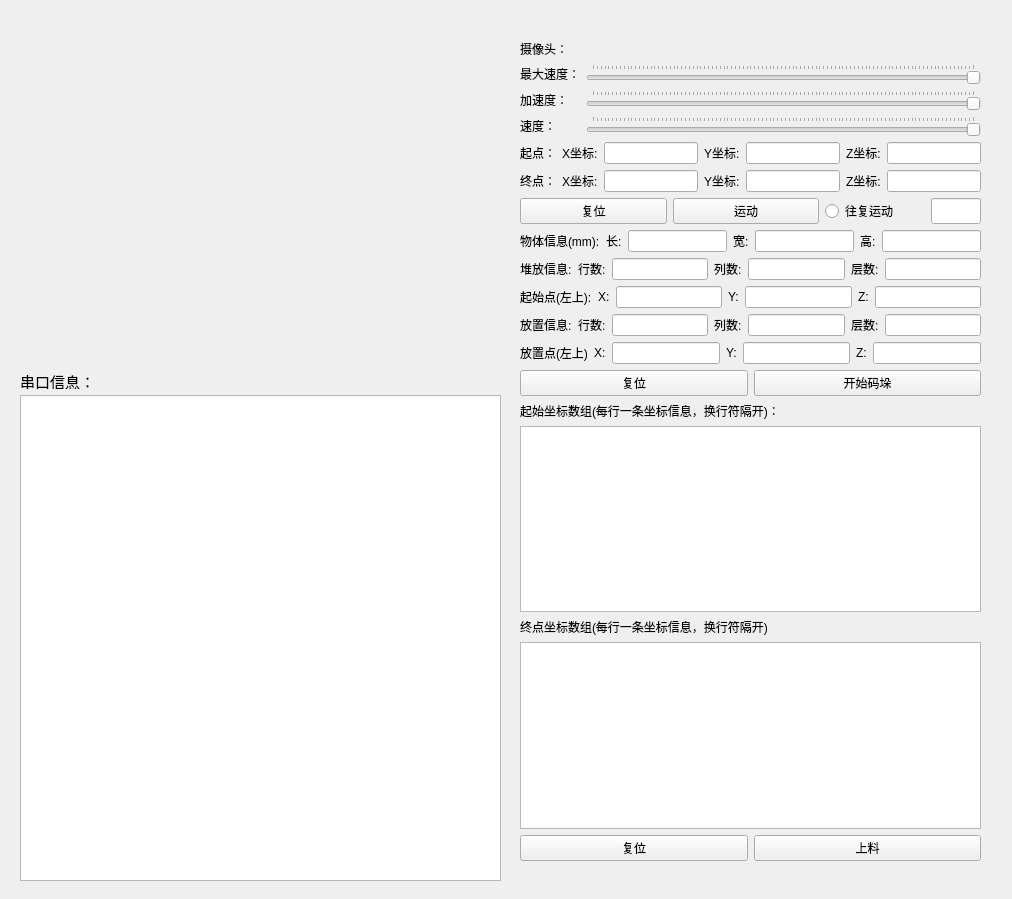
<?xml version="1.0" encoding="UTF-8"?>
<ui version="4.0">
 <class>ControlUi</class>
 <widget class="QWidget" name="ControlUi">
  <property name="enabled">
   <bool>true</bool>
  </property>
  <property name="geometry">
   <rect>
    <x>0</x>
    <y>0</y>
    <width>1012</width>
    <height>899</height>
   </rect>
  </property>
  <property name="sizePolicy">
   <sizepolicy hsizetype="Minimum" vsizetype="Preferred">
    <horstretch>0</horstretch>
    <verstretch>0</verstretch>
   </sizepolicy>
  </property>
  <property name="focusPolicy">
   <enum>Qt::FocusPolicy::TabFocus</enum>
  </property>
  <property name="contextMenuPolicy">
   <enum>Qt::ContextMenuPolicy::NoContextMenu</enum>
  </property>
  <property name="windowTitle">
   <string>Form</string>
  </property>
  <widget class="QWidget" name="layoutWidget">
   <property name="geometry">
    <rect>
     <x>520</x>
     <y>40</y>
     <width>461</width>
     <height>821</height>
    </rect>
   </property>
   <layout class="QVBoxLayout" name="verticalLayout_right">
    <item>
     <layout class="QHBoxLayout" name="horizontalLayout_videoInfo">
      <item>
       <widget class="BodyLabel" name="video_switch_label">
        <property name="text">
         <string>摄像头：</string>
        </property>
       </widget>
      </item>
      <item>
       <widget class="SwitchButton" name="video_switch">
        <property name="onText" stdset="0">
         <string/>
        </property>
        <property name="offText" stdset="0">
         <string/>
        </property>
       </widget>
      </item>
     </layout>
    </item>
    <item>
     <layout class="QHBoxLayout" name="horizontalLayout_initInfo">
      <item>
       <layout class="QVBoxLayout" name="verticalLayout_labels">
        <item>
         <widget class="BodyLabel" name="maxspeed_label">
          <property name="text">
           <string>最大速度：</string>
          </property>
         </widget>
        </item>
        <item>
         <widget class="BodyLabel" name="accel_label">
          <property name="text">
           <string>加速度：</string>
          </property>
         </widget>
        </item>
        <item>
         <widget class="BodyLabel" name="speed_label">
          <property name="text">
           <string>速度：</string>
          </property>
         </widget>
        </item>
       </layout>
      </item>
      <item>
       <layout class="QVBoxLayout" name="verticalLayout_sliders">
        <item>
         <widget class="Slider" name="maxspeed_slider">
          <property name="enabled">
           <bool>true</bool>
          </property>
          <property name="sizePolicy">
           <sizepolicy hsizetype="Expanding" vsizetype="Expanding">
            <horstretch>0</horstretch>
            <verstretch>0</verstretch>
           </sizepolicy>
          </property>
          <property name="minimumSize">
           <size>
            <width>0</width>
            <height>0</height>
           </size>
          </property>
          <property name="mouseTracking">
           <bool>false</bool>
          </property>
          <property name="tabletTracking">
           <bool>false</bool>
          </property>
          <property name="toolTip">
           <string/>
          </property>
          <property name="statusTip">
           <string/>
          </property>
          <property name="autoFillBackground">
           <bool>false</bool>
          </property>
          <property name="sliderPosition">
           <number>0</number>
          </property>
          <property name="tracking">
           <bool>true</bool>
          </property>
          <property name="orientation">
           <enum>Qt::Orientation::Horizontal</enum>
          </property>
          <property name="invertedAppearance">
           <bool>true</bool>
          </property>
          <property name="invertedControls">
           <bool>true</bool>
          </property>
          <property name="tickPosition">
           <enum>QSlider::TickPosition::TicksAbove</enum>
          </property>
         </widget>
        </item>
        <item>
         <widget class="Slider" name="accel_slider">
          <property name="enabled">
           <bool>true</bool>
          </property>
          <property name="sizePolicy">
           <sizepolicy hsizetype="Expanding" vsizetype="Expanding">
            <horstretch>0</horstretch>
            <verstretch>0</verstretch>
           </sizepolicy>
          </property>
          <property name="minimumSize">
           <size>
            <width>0</width>
            <height>0</height>
           </size>
          </property>
          <property name="autoFillBackground">
           <bool>false</bool>
          </property>
          <property name="sliderPosition">
           <number>0</number>
          </property>
          <property name="tracking">
           <bool>true</bool>
          </property>
          <property name="orientation">
           <enum>Qt::Orientation::Horizontal</enum>
          </property>
          <property name="invertedAppearance">
           <bool>true</bool>
          </property>
          <property name="invertedControls">
           <bool>true</bool>
          </property>
          <property name="tickPosition">
           <enum>QSlider::TickPosition::TicksAbove</enum>
          </property>
         </widget>
        </item>
        <item>
         <widget class="Slider" name="speed_slider">
          <property name="enabled">
           <bool>true</bool>
          </property>
          <property name="sizePolicy">
           <sizepolicy hsizetype="Expanding" vsizetype="Expanding">
            <horstretch>0</horstretch>
            <verstretch>0</verstretch>
           </sizepolicy>
          </property>
          <property name="minimumSize">
           <size>
            <width>0</width>
            <height>0</height>
           </size>
          </property>
          <property name="autoFillBackground">
           <bool>false</bool>
          </property>
          <property name="sliderPosition">
           <number>0</number>
          </property>
          <property name="tracking">
           <bool>true</bool>
          </property>
          <property name="orientation">
           <enum>Qt::Orientation::Horizontal</enum>
          </property>
          <property name="invertedAppearance">
           <bool>true</bool>
          </property>
          <property name="invertedControls">
           <bool>true</bool>
          </property>
          <property name="tickPosition">
           <enum>QSlider::TickPosition::TicksAbove</enum>
          </property>
         </widget>
        </item>
       </layout>
      </item>
     </layout>
    </item>
    <item>
     <layout class="QVBoxLayout" name="verticalLayout_move">
      <item>
       <layout class="QHBoxLayout" name="horizontalLayout_move_start">
        <item>
         <widget class="StrongBodyLabel" name="stratpoint_label">
          <property name="text">
           <string>起点：</string>
          </property>
         </widget>
        </item>
        <item>
         <widget class="BodyLabel" name="startpoint_x_label">
          <property name="text">
           <string>X坐标:</string>
          </property>
         </widget>
        </item>
        <item>
         <widget class="LineEdit" name="startpoint_x_LineEdit"/>
        </item>
        <item>
         <widget class="BodyLabel" name="startpoint_y_label">
          <property name="text">
           <string>Y坐标:</string>
          </property>
         </widget>
        </item>
        <item>
         <widget class="LineEdit" name="startpoint_y_LineEdit"/>
        </item>
        <item>
         <widget class="BodyLabel" name="startpoint_z_label">
          <property name="text">
           <string>Z坐标:</string>
          </property>
         </widget>
        </item>
        <item>
         <widget class="LineEdit" name="startpoint_z_LineEdit"/>
        </item>
       </layout>
      </item>
      <item>
       <layout class="QHBoxLayout" name="horizontalLayout_move_end">
        <item>
         <widget class="StrongBodyLabel" name="endpoint_label">
          <property name="text">
           <string>终点：</string>
          </property>
         </widget>
        </item>
        <item>
         <widget class="BodyLabel" name="endpoint_x_label">
          <property name="text">
           <string>X坐标:</string>
          </property>
         </widget>
        </item>
        <item>
         <widget class="LineEdit" name="endpoint_x_lineEdit"/>
        </item>
        <item>
         <widget class="BodyLabel" name="endpoint_y_label">
          <property name="text">
           <string>Y坐标:</string>
          </property>
         </widget>
        </item>
        <item>
         <widget class="LineEdit" name="endpoint_y_lineEdit"/>
        </item>
        <item>
         <widget class="BodyLabel" name="endpoint_z_label">
          <property name="text">
           <string>Z坐标:</string>
          </property>
         </widget>
        </item>
        <item>
         <widget class="LineEdit" name="endpoint_z_lineEdit"/>
        </item>
       </layout>
      </item>
      <item>
       <layout class="QHBoxLayout" name="horizontalLayout_move_buttons">
        <item>
         <widget class="PushButton" name="reset_button">
          <property name="text">
           <string>复位</string>
          </property>
         </widget>
        </item>
        <item>
         <widget class="PushButton" name="move_button">
          <property name="text">
           <string>运动</string>
          </property>
         </widget>
        </item>
        <item>
         <widget class="RadioButton" name="loopRadioButton">
          <property name="maximumSize">
           <size>
            <width>100</width>
            <height>24</height>
           </size>
          </property>
          <property name="text">
           <string>往复运动</string>
          </property>
         </widget>
        </item>
        <item>
         <widget class="LineEdit" name="loopTimes_lineEdit">
          <property name="maximumSize">
           <size>
            <width>50</width>
            <height>33</height>
           </size>
          </property>
         </widget>
        </item>
       </layout>
      </item>
     </layout>
    </item>
    <item>
     <layout class="QVBoxLayout" name="verticalLayout_work">
      <item>
       <layout class="QHBoxLayout" name="horizontalLayout_work_objInfo">
        <item>
         <widget class="StrongBodyLabel" name="objinfo_label">
          <property name="text">
           <string>物体信息(mm):</string>
          </property>
         </widget>
        </item>
        <item>
         <widget class="BodyLabel" name="objinfo_length_label">
          <property name="text">
           <string>长:</string>
          </property>
         </widget>
        </item>
        <item>
         <widget class="LineEdit" name="objinfo_length_lineEdit"/>
        </item>
        <item>
         <widget class="BodyLabel" name="objinfo_width_label">
          <property name="text">
           <string>宽:</string>
          </property>
         </widget>
        </item>
        <item>
         <widget class="LineEdit" name="objinfo_width_lineEdit"/>
        </item>
        <item>
         <widget class="BodyLabel" name="objinfo_height_label">
          <property name="text">
           <string>高:</string>
          </property>
         </widget>
        </item>
        <item>
         <widget class="LineEdit" name="objinfo_height_lineEdit"/>
        </item>
       </layout>
      </item>
      <item>
       <layout class="QHBoxLayout" name="horizontalLayout_work_stackInfo">
        <item>
         <widget class="StrongBodyLabel" name="stackinfo_label">
          <property name="text">
           <string>堆放信息:</string>
          </property>
         </widget>
        </item>
        <item>
         <widget class="BodyLabel" name="stackinfo_row_label">
          <property name="text">
           <string>行数:</string>
          </property>
         </widget>
        </item>
        <item>
         <widget class="LineEdit" name="stackinfo_row_lineEdit"/>
        </item>
        <item>
         <widget class="BodyLabel" name="stackinfo_col_label">
          <property name="text">
           <string>列数:</string>
          </property>
         </widget>
        </item>
        <item>
         <widget class="LineEdit" name="stackinfo_col_lineEdit"/>
        </item>
        <item>
         <widget class="BodyLabel" name="stackinfo_layer_label">
          <property name="text">
           <string>层数:</string>
          </property>
         </widget>
        </item>
        <item>
         <widget class="LineEdit" name="stackinfo_layer_lineEdit"/>
        </item>
       </layout>
      </item>
      <item>
       <layout class="QHBoxLayout" name="horizontalLayout_work_start">
        <item>
         <widget class="StrongBodyLabel" name="work_startpoint_label">
          <property name="text">
           <string>起始点(左上):</string>
          </property>
         </widget>
        </item>
        <item>
         <widget class="BodyLabel" name="work_startpoint_x_label">
          <property name="text">
           <string>X:</string>
          </property>
         </widget>
        </item>
        <item>
         <widget class="LineEdit" name="work_startpoint_x_lineEdit"/>
        </item>
        <item>
         <widget class="BodyLabel" name="work_startpoint_y_label">
          <property name="text">
           <string>Y:</string>
          </property>
         </widget>
        </item>
        <item>
         <widget class="LineEdit" name="work_startpoint_y_lineEdit"/>
        </item>
        <item>
         <widget class="BodyLabel" name="work_startpoint_z_label">
          <property name="text">
           <string>Z:</string>
          </property>
         </widget>
        </item>
        <item>
         <widget class="LineEdit" name="work_startpoint_z_lineEdit"/>
        </item>
       </layout>
      </item>
      <item>
       <layout class="QHBoxLayout" name="horizontalLayout_work_putInfo">
        <item>
         <widget class="StrongBodyLabel" name="putinfo_label">
          <property name="text">
           <string>放置信息:</string>
          </property>
         </widget>
        </item>
        <item>
         <widget class="BodyLabel" name="putinfo_row_label">
          <property name="text">
           <string>行数:</string>
          </property>
         </widget>
        </item>
        <item>
         <widget class="LineEdit" name="putinfo_row_lineEdit"/>
        </item>
        <item>
         <widget class="BodyLabel" name="putinfo_col_label">
          <property name="text">
           <string>列数:</string>
          </property>
         </widget>
        </item>
        <item>
         <widget class="LineEdit" name="putinfo_col_lineEdit"/>
        </item>
        <item>
         <widget class="BodyLabel" name="putinfo_layer_label">
          <property name="text">
           <string>层数:</string>
          </property>
         </widget>
        </item>
        <item>
         <widget class="LineEdit" name="putinfo_layer_lineEdit"/>
        </item>
       </layout>
      </item>
      <item>
       <layout class="QHBoxLayout" name="horizontalLayout_work_end">
        <item>
         <widget class="StrongBodyLabel" name="work_endtpoint_label">
          <property name="text">
           <string>放置点(左上)</string>
          </property>
         </widget>
        </item>
        <item>
         <widget class="BodyLabel" name="work_endtpoint_x_label">
          <property name="text">
           <string>X:</string>
          </property>
         </widget>
        </item>
        <item>
         <widget class="LineEdit" name="work_endtpoint_x_lineEdit"/>
        </item>
        <item>
         <widget class="BodyLabel" name="work_endtpoint_y_label">
          <property name="text">
           <string>Y:</string>
          </property>
         </widget>
        </item>
        <item>
         <widget class="LineEdit" name="work_endtpoint_y_lineEdit"/>
        </item>
        <item>
         <widget class="BodyLabel" name="work_endtpoint_z_label">
          <property name="text">
           <string>Z:</string>
          </property>
         </widget>
        </item>
        <item>
         <widget class="LineEdit" name="work_endtpoint_z_lineEdit"/>
        </item>
       </layout>
      </item>
      <item>
       <layout class="QHBoxLayout" name="horizontalLayout_work_buttons">
        <item>
         <widget class="PushButton" name="move_reset_button">
          <property name="autoFillBackground">
           <bool>false</bool>
          </property>
          <property name="styleSheet">
           <string notr="true">PushButton, ToolButton, ToggleButton, ToggleToolButton {
    color: black;
    background: rgba(255, 255, 255, 0.7);
    border: 1px solid rgba(0, 0, 0, 0.073);
    border-bottom: 1px solid rgba(0, 0, 0, 0.183);
    border-radius: 5px;
    /* font: 14px 'Segoe UI', 'Microsoft YaHei'; */
    padding: 5px 12px 6px 12px;
    outline: none;
}

ToolButton {
    padding: 5px 9px 6px 8px;
}

PushButton[isPlaceholderText=true] {
    color: rgba(0, 0, 0, 0.6063);
}

PushButton[hasIcon=false] {
    padding: 5px 12px 6px 12px;
}

PushButton[hasIcon=true] {
    padding: 5px 12px 6px 36px;
}

DropDownToolButton, PrimaryDropDownToolButton {
    padding: 5px 31px 6px 8px;
}

DropDownPushButton[hasIcon=false],
PrimaryDropDownPushButton[hasIcon=false] {
    padding: 5px 31px 6px 12px;
}

DropDownPushButton[hasIcon=true],
PrimaryDropDownPushButton[hasIcon=true] {
    padding: 5px 31px 6px 36px;
}

PushButton:hover, ToolButton:hover, ToggleButton:hover, ToggleToolButton:hover {
    background: rgba(249, 249, 249, 0.5);
}

PushButton:pressed, ToolButton:pressed, ToggleButton:pressed, ToggleToolButton:pressed {
    color: rgba(0, 0, 0, 0.63);
    background: rgba(249, 249, 249, 0.3);
    border-bottom: 1px solid rgba(0, 0, 0, 0.073);
}

PushButton:disabled, ToolButton:disabled, ToggleButton:disabled, ToggleToolButton:disabled {
    color: rgba(0, 0, 0, 0.36);
    background: rgba(249, 249, 249, 0.3);
    border: 1px solid rgba(0, 0, 0, 0.06);
    border-bottom: 1px solid rgba(0, 0, 0, 0.06);
}


PrimaryPushButton,
PrimaryToolButton,
ToggleButton:checked,
ToggleToolButton:checked {
    color: white;
    background-color: #009faa;
    border: 1px solid #00a7b3;
    border-bottom: 1px solid #007780;
}

PrimaryPushButton:hover,
PrimaryToolButton:hover,
ToggleButton:checked:hover,
ToggleToolButton:checked:hover {
    background-color: #00a7b3;
    border: 1px solid #2daab3;
    border-bottom: 1px solid #007780;
}

PrimaryPushButton:pressed,
PrimaryToolButton:pressed,
ToggleButton:checked:pressed,
ToggleToolButton:checked:pressed {
    color: rgba(255, 255, 255, 0.63);
    background-color: #3eabb3;
    border: 1px solid #3eabb3;
}

PrimaryPushButton:disabled,
PrimaryToolButton:disabled,
ToggleButton:checked:disabled,
ToggleToolButton:checked:disabled {
    color: rgba(255, 255, 255, 0.9);
    background-color: rgb(205, 205, 205);
    border: 1px solid rgb(205, 205, 205);
}

SplitDropButton,
PrimarySplitDropButton {
    border-left: none;
    border-top-left-radius: 0;
    border-bottom-left-radius: 0;
}

#splitPushButton,
#splitToolButton,
#primarySplitPushButton,
#primarySplitToolButton {
    border-top-right-radius: 0;
    border-bottom-right-radius: 0;
}

#splitPushButton:pressed,
#splitToolButton:pressed,
SplitDropButton:pressed {
    border-bottom: 1px solid rgba(0, 0, 0, 0.183);
}

PrimarySplitDropButton:pressed {
    border-bottom: 1px solid #007780;
}

#primarySplitPushButton, #primarySplitToolButton {
    border-right: 1px solid #3eabb3;
}

#primarySplitPushButton:pressed, #primarySplitToolButton:pressed {
    border-bottom: 1px solid #007780;
}

HyperlinkButton {
    /* font: 14px 'Segoe UI', 'Microsoft YaHei'; */
    padding: 6px 12px 6px 12px;
    color: #009faa;
    border: none;
    border-radius: 6px;
    background-color: transparent;
}

HyperlinkButton[hasIcon=false] {
    padding: 6px 12px 6px 12px;
}

HyperlinkButton[hasIcon=true] {
    padding: 6px 12px 6px 36px;
}

HyperlinkButton:hover {
    color: #009faa;
    background-color: rgba(0, 0, 0, 10);
    border: none;
}

HyperlinkButton:pressed {
    color: #009faa;
    background-color: rgba(0, 0, 0, 6);
    border: none;
}

HyperlinkButton:disabled {
    color: rgba(0, 0, 0, 0.43);
    background-color: transparent;
    border: none;
}


RadioButton {
    min-height: 24px;
    max-height: 24px;
    background-color: transparent;
    font: 14px 'Segoe UI', 'Microsoft YaHei', 'PingFang SC';
    color: black;
}

RadioButton::indicator {
    width: 18px;
    height: 18px;
    border-radius: 11px;
    border: 2px solid #999999;
    background-color: rgba(0, 0, 0, 5);
    margin-right: 4px;
}

RadioButton::indicator:hover {
    background-color: rgba(0, 0, 0, 0);
}

RadioButton::indicator:pressed {
    border: 2px solid #bbbbbb;
    background-color: qradialgradient(spread:pad, cx:0.5, cy:0.5, radius:0.5, fx:0.5, fy:0.5,
            stop:0 rgb(255, 255, 255),
            stop:0.5 rgb(255, 255, 255),
            stop:0.6 rgb(225, 224, 223),
            stop:1 rgb(225, 224, 223));
}

RadioButton::indicator:checked {
    height: 22px;
    width: 22px;
    border: none;
    border-radius: 11px;
    background-color: qradialgradient(spread:pad, cx:0.5, cy:0.5, radius:0.5, fx:0.5, fy:0.5,
            stop:0 rgb(255, 255, 255),
            stop:0.5 rgb(255, 255, 255),
            stop:0.6 #009faa,
            stop:1 #009faa);
}

RadioButton::indicator:checked:hover {
    background-color: qradialgradient(spread:pad, cx:0.5, cy:0.5, radius:0.5, fx:0.5, fy:0.5,
            stop:0 rgb(255, 255, 255),
            stop:0.6 rgb(255, 255, 255),
            stop:0.7 #009faa,
            stop:1 #009faa);
}

RadioButton::indicator:checked:pressed {
    background-color: qradialgradient(spread:pad, cx:0.5, cy:0.5, radius:0.5, fx:0.5, fy:0.5,
            stop:0 rgb(255, 255, 255),
            stop:0.5 rgb(255, 255, 255),
            stop:0.6 #009faa,
            stop:1 #009faa);
}

RadioButton:disabled {
    color: rgba(0, 0, 0, 110);
}

RadioButton::indicator:disabled {
    border: 2px solid #bbbbbb;
    background-color: transparent;
}

RadioButton::indicator:disabled:checked {
    border: none;
    background-color: qradialgradient(spread:pad, cx:0.5, cy:0.5, radius:0.5, fx:0.5, fy:0.5,
            stop:0 rgb(255, 255, 255),
            stop:0.5 rgb(255, 255, 255),
            stop:0.6 rgba(0, 0, 0, 0.2169),
            stop:1 rgba(0, 0, 0, 0.2169));
}

TransparentToolButton,
TransparentToggleToolButton,
TransparentDropDownToolButton,
TransparentPushButton,
TransparentDropDownPushButton,
TransparentTogglePushButton {
    background-color: transparent;
    border: none;
    border-radius: 5px;
    margin: 0;
}

TransparentToolButton:hover,
TransparentToggleToolButton:hover,
TransparentDropDownToolButton:hover,
TransparentPushButton:hover,
TransparentDropDownPushButton:hover,
TransparentTogglePushButton:hover {
    background-color: rgba(0, 0, 0, 9);
    border: none;
}

TransparentToolButton:pressed,
TransparentToggleToolButton:pressed,
TransparentDropDownToolButton:pressed,
TransparentPushButton:pressed,
TransparentDropDownPushButton:pressed,
TransparentTogglePushButton:pressed {
    background-color: rgba(0, 0, 0, 6);
    border: none;
}

TransparentToolButton:disabled,
TransparentToggleToolButton:disabled,
TransparentDropDownToolButton:disabled,
TransprentPushButton:disabled,
TransparentDropDownPushButton:disabled,
TransprentTogglePushButton:disabled {
    background-color: transparent;
    border: none;
}


PillPushButton,
PillPushButton:hover,
PillPushButton:pressed,
PillPushButton:disabled,
PillPushButton:checked,
PillPushButton:checked:hover,
PillPushButton:checked:pressed,
PillPushButton:disabled:checked,
PillToolButton,
PillToolButton:hover,
PillToolButton:pressed,
PillToolButton:disabled,
PillToolButton:checked,
PillToolButton:checked:hover,
PillToolButton:checked:pressed,
PillToolButton:disabled:checked {
    background-color: transparent;
    border: none;
}
</string>
          </property>
          <property name="text">
           <string>复位</string>
          </property>
         </widget>
        </item>
        <item>
         <widget class="PushButton" name="work_button">
          <property name="text">
           <string>开始码垛</string>
          </property>
         </widget>
        </item>
       </layout>
      </item>
     </layout>
    </item>
    <item>
     <layout class="QVBoxLayout" name="verticalLayout_move_list">
      <item>
       <widget class="StrongBodyLabel" name="put_list_label">
        <property name="text">
         <string>起始坐标数组(每行一条坐标信息，换行符隔开)：</string>
        </property>
       </widget>
      </item>
      <item>
       <widget class="TextEdit" name="put_list_starts_textEdit"/>
      </item>
      <item>
       <widget class="StrongBodyLabel" name="endpoint_list_label">
        <property name="text">
         <string>终点坐标数组(每行一条坐标信息，换行符隔开)</string>
        </property>
       </widget>
      </item>
      <item>
       <widget class="TextEdit" name="put_list_ends_textEdit"/>
      </item>
      <item>
       <layout class="QHBoxLayout" name="horizontalLayout_move_list_buttons">
        <item>
         <widget class="PushButton" name="reset_list_button">
          <property name="text">
           <string>复位</string>
          </property>
         </widget>
        </item>
        <item>
         <widget class="PushButton" name="move_list_button">
          <property name="text">
           <string>上料</string>
          </property>
         </widget>
        </item>
       </layout>
      </item>
     </layout>
    </item>
   </layout>
  </widget>
  <widget class="QWidget" name="layoutWidget">
   <property name="geometry">
    <rect>
     <x>20</x>
     <y>40</y>
     <width>481</width>
     <height>841</height>
    </rect>
   </property>
   <layout class="QVBoxLayout" name="verticalLayout_left">
    <item>
     <widget class="ImageLabel" name="video_view">
      <property name="sizePolicy">
       <sizepolicy hsizetype="Expanding" vsizetype="Expanding">
        <horstretch>0</horstretch>
        <verstretch>0</verstretch>
       </sizepolicy>
      </property>
      <property name="minimumSize">
       <size>
        <width>479</width>
        <height>327</height>
       </size>
      </property>
      <property name="maximumSize">
       <size>
        <width>479</width>
        <height>327</height>
       </size>
      </property>
      <property name="text">
       <string/>
      </property>
     </widget>
    </item>
    <item>
     <widget class="TitleLabel" name="serial_label">
      <property name="enabled">
       <bool>true</bool>
      </property>
      <property name="sizePolicy">
       <sizepolicy hsizetype="Preferred" vsizetype="Preferred">
        <horstretch>0</horstretch>
        <verstretch>0</verstretch>
       </sizepolicy>
      </property>
      <property name="minimumSize">
       <size>
        <width>75</width>
        <height>16</height>
       </size>
      </property>
      <property name="maximumSize">
       <size>
        <width>75</width>
        <height>16</height>
       </size>
      </property>
      <property name="baseSize">
       <size>
        <width>0</width>
        <height>0</height>
       </size>
      </property>
      <property name="font">
       <font>
        <family>宋体</family>
        <pointsize>11</pointsize>
        <bold>false</bold>
       </font>
      </property>
      <property name="text">
       <string>串口信息：</string>
      </property>
     </widget>
    </item>
    <item>
     <widget class="TextEdit" name="serial_text"/>
    </item>
   </layout>
  </widget>
 </widget>
 <customwidgets>
  <customwidget>
   <class>PushButton</class>
   <extends>QPushButton</extends>
   <header>qfluentwidgets</header>
  </customwidget>
  <customwidget>
   <class>RadioButton</class>
   <extends>QRadioButton</extends>
   <header>qfluentwidgets</header>
  </customwidget>
  <customwidget>
   <class>SwitchButton</class>
   <extends>QWidget</extends>
   <header>qfluentwidgets</header>
  </customwidget>
  <customwidget>
   <class>Slider</class>
   <extends>QSlider</extends>
   <header>qfluentwidgets</header>
  </customwidget>
  <customwidget>
   <class>BodyLabel</class>
   <extends>QLabel</extends>
   <header>qfluentwidgets</header>
  </customwidget>
  <customwidget>
   <class>StrongBodyLabel</class>
   <extends>QLabel</extends>
   <header>qfluentwidgets</header>
  </customwidget>
  <customwidget>
   <class>TitleLabel</class>
   <extends>QLabel</extends>
   <header>qfluentwidgets</header>
  </customwidget>
  <customwidget>
   <class>ImageLabel</class>
   <extends>QLabel</extends>
   <header>qfluentwidgets</header>
  </customwidget>
  <customwidget>
   <class>LineEdit</class>
   <extends>QLineEdit</extends>
   <header>qfluentwidgets</header>
  </customwidget>
  <customwidget>
   <class>TextEdit</class>
   <extends>QTextEdit</extends>
   <header>qfluentwidgets</header>
  </customwidget>
 </customwidgets>
 <resources/>
 <connections/>
</ui>
